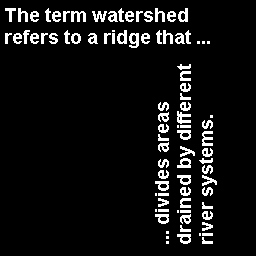
%> input picture technical-2/images/text.tif, 256 x 256 px
$ octave question5.m   (GNU Octave 9; MATLAB toolbox functions it lacks are replaced by stand-ins)
%> lines starting %> are read from the running program, lines starting %| are printed output that depends on the picture; in (x1, y1, x2, y2) boxes, pixels count from 0 and x2, y2 are one past the last pixel; in counts of white or black regions, pixels touching at a corner belong together; the program's own positions count from 1
%{
5. Try the same problem as in (4), but define m as:
%}

% Superimpose the image text.tif onto the image cameraman.tif.
t = imread('text.tif');
%> t: size 256x256 logical; 7.3% white in thin lines or dots, all inside (x1, y1, x2, y2) = (5, 8, 217, 244)
c = imread('cameraman.tif');
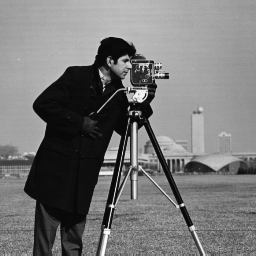
%> input picture technical-2/images/cameraman.tif, 256 x 256 px
%> c is the input picture: size 256x256 uint8; min 7, max 253, mean 118.7
m = uint8(double(c).*double(~t));
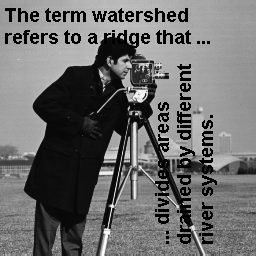
%> m: size 256x256 uint8; min 0, max 253, mean 107.7

% Show the result
imshow(m);

% Save the superimposed image
imwrite(m,'q5superimposed.tif');

% Threshold this new image m to isolate the text
m = m>127;
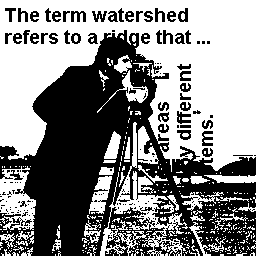
%> m: size 256x256 logical; 53.7% white; 173 black regions (121 under 20 px), largest, box (x1, y1, x2, y2) and area: (0, 30, 256, 256) 27018, (177, 111, 191, 124) 106, (71, 11, 86, 22) 105
imshow(m);

% Save the thresholded and isolated text version
imwrite(m,'q5isolated.tif');
